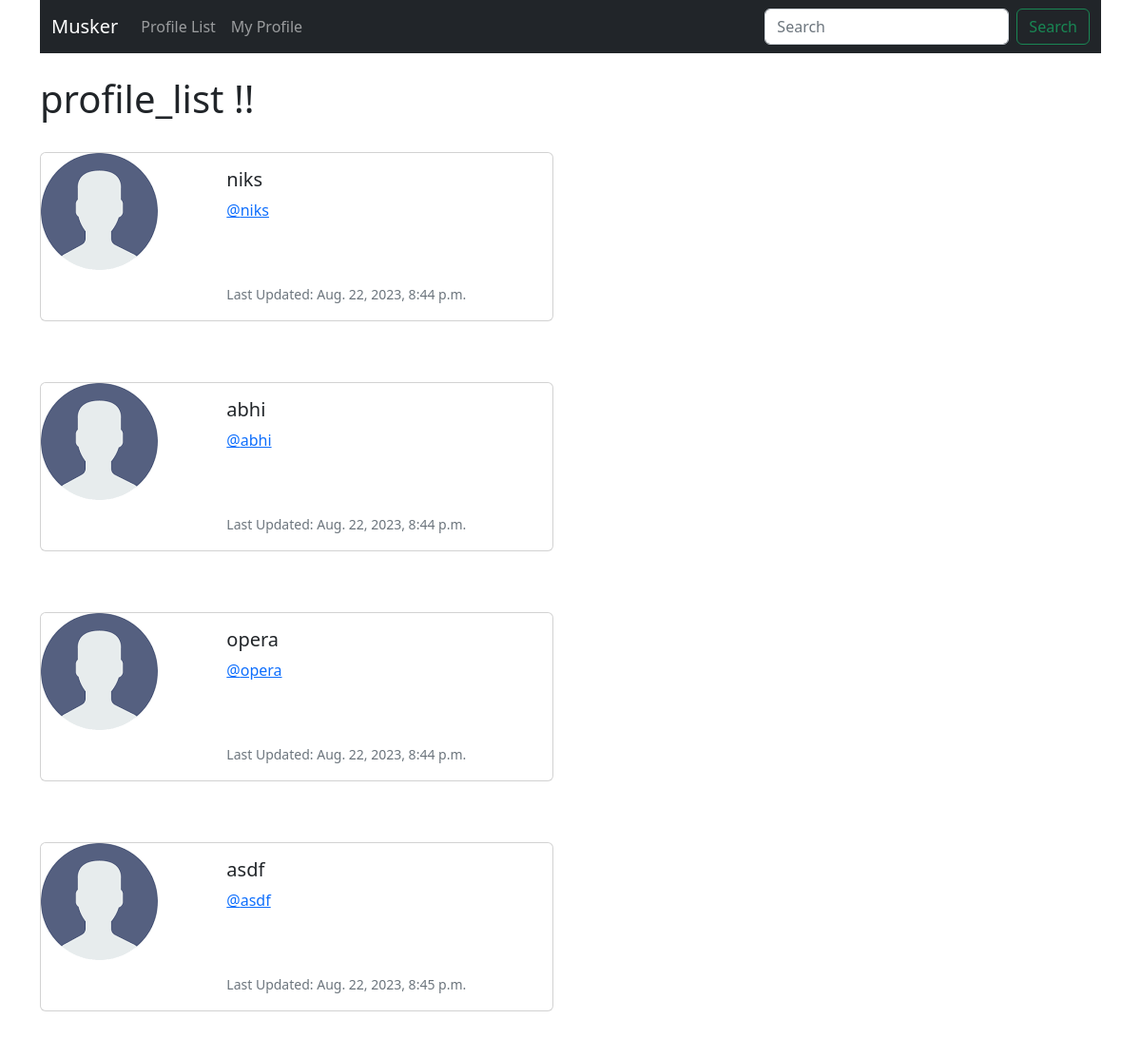
Screenshot of /profile_list/ (signed in) with the database file from the repository.
### musker/models.py (models this page shows, shortened)
class Profile(models.Model):
    user = models.OneToOneField(User, on_delete=models.CASCADE)
    follows = models.ManyToManyField('self',
        related_name="followed_by",
        symmetrical=False,
        blank=True)
    date_modified = models.DateTimeField(User, auto_now=True)

### musker/views.py (the view)
# urls.py: path("profile_list/", views.profile_list, name='profile_list'),
def profile_list(request):
    if request.user.is_authenticated:
        profiles = Profile.objects.exclude(user=request.user)
        return render(request, "profile_list.html", {"profiles":profiles})
    else:
        messages.success(request, ("you must be logged in to view this page"))
        return redirect("home")

### musker/templates/profile_list.html
{% extends "base.html"%}
{% load static %}
{% block content %}
<h1>profile_list !!</h1>
<br/>
{% if profiles %}
    {% for profile in profiles %}
    <div class="card mb-3" style="max-width: 540px;">
      <div class="row g-0">
        <div class="col-md-4">
          <img src="{% static 'images/dummy.png' %}" class="img-fluid rounded-start" alt="default profile">
        </div>
        <div class="col-md-8">
          <div class="card-body">
            <h5 class="card-title">{{ profile.user.username }}</h5>
            <p class="card-text"><a href="{% url 'profile' profile.user.id %}">@{{ profile.user.username|lower}}</a></p>
            <br><br>
            <p class="card-text"><small class="text-muted">Last Updated: {{ profile.date_modified}}</small></p>
          </div>
        </div>
      </div>
    </div>
        <br/><br/>
    {% endfor %}
    {% endif %}
{% endblock %}

### rows the page displays
Profile: user.username "niks", date_modified "Aug. 22, 2023, 8:44 p.m."
Profile: user.username "abhi", date_modified "Aug. 22, 2023, 8:44 p.m."
Profile: user.username "opera", date_modified "Aug. 22, 2023, 8:44 p.m."
Profile: user.username "asdf", date_modified "Aug. 22, 2023, 8:45 p.m."
